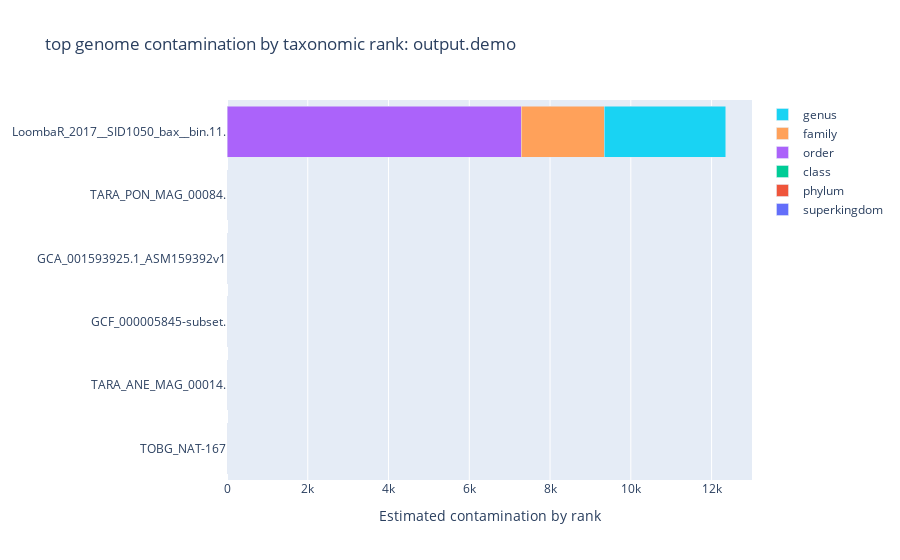

Here is the notebook cell this chart was saved with:
### Code cell
def make_hitlist_data(hit_list_filename, omit_genus=True, num=10):
    hits = utils.CSV_DictHelper(hit_list_filename, 'genome')
    
    endings = '.fna.gz', 'fa.gz', '.fa', '_genomic'
    
    # sort by sum of bad bp at specific rank
    if omit_genus:
        sort_by = 'family_bad_bp'
    else:
        sort_by = 'genus_bad_bp'
    
    # pick off the top num items, sorted by given sort_by
    items = list(hits.rows.items())
    items.sort(key=lambda item: -int(item[1][sort_by]))
    items = items[:num]
    items.reverse()
    
    hitlist_data = collections.defaultdict(list)
    names = hitlist_data['names']
    
    # for each item, retrieve all tax rank bp values
    for name, row in items:
        # clean up names:
        for end in endings:
            if name.endswith(end): name = name[:-len(end)]
        names.append(name)

        last_bp = 0
        for key in 'superkingdom', 'phylum', 'class', 'order', 'family', 'genus':
            bp = row[f'{key}_bad_bp']
            bp = int(bp)
            values = hitlist_data[key]
            values.append(bp - last_bp)
            last_bp = bp
            
    return hitlist_data

def plot_hitlist(hit_list_filename, omit_genus=True, num=10):
    hitlist_data = make_hitlist_data(hit_list_filename, omit_genus, num)
    
    names = hitlist_data['names']

    barchart_objs = []
    for key in 'superkingdom', 'phylum', 'class', 'order', 'family', 'genus':
        values = hitlist_data[key]
        if omit_genus and key == 'genus': break
            
        bc_obj = go.Bar(name=key, y=names, x=values, orientation='h')
        barchart_objs.append(bc_obj)
        
    fig = go.Figure(data=barchart_objs)
    title = f'top genome contamination by taxonomic rank: {os.path.dirname(hit_list_filename)[6:]}'
    fig.update_layout(barmode='stack', template='plotly',
                      xaxis_title='Estimated contamination by rank',
                      title=title)

    return fig

fig = plot_hitlist(f'{directory}/hit_list_for_filtering.csv', omit_genus=False)
fig.show()

### Figure 1 — Plotly figure (JSON) as saved in the notebook; plotly's stock layout.template omitted (floating-point values rounded to 4 significant figures)
{"data": [{"name": "superkingdom", "orientation": "h", "type": "bar", "x": [0, 0, 0, 0, 0, 0], "y": ["TOBG_NAT-167", "TARA_ANE_MAG_00014.", "GCF_000005845-subset.", "GCA_001593925.1_ASM159392v1", "TARA_PON_MAG_00084.", "LoombaR_2017__SID1050_bax__bin.11."]}, {"name": "phylum", "orientation": "h", "type": "bar", "x": [0, 0, 0, 0, 0, 0], "y": ["TOBG_NAT-167", "TARA_ANE_MAG_00014.", "GCF_000005845-subset.", "GCA_001593925.1_ASM159392v1", "TARA_PON_MAG_00084.", "LoombaR_2017__SID1050_bax__bin.11."]}, {"name": "class", "orientation": "h", "type": "bar", "x": [0, 0, 0, 0, 0, 0], "y": ["TOBG_NAT-167", "TARA_ANE_MAG_00014.", "GCF_000005845-subset.", "GCA_001593925.1_ASM159392v1", "TARA_PON_MAG_00084.", "LoombaR_2017__SID1050_bax__bin.11."]}, {"name": "order", "orientation": "h", "type": "bar", "x": [0, 0, 0, 0, 0, 7286], "y": ["TOBG_NAT-167", "TARA_ANE_MAG_00014.", "GCF_000005845-subset.", "GCA_001593925.1_ASM159392v1", "TARA_PON_MAG_00084.", "LoombaR_2017__SID1050_bax__bin.11."]}, {"name": "family", "orientation": "h", "type": "bar", "x": [0, 0, 0, 0, 0, 2061], "y": ["TOBG_NAT-167", "TARA_ANE_MAG_00014.", "GCF_000005845-subset.", "GCA_001593925.1_ASM159392v1", "TARA_PON_MAG_00084.", "LoombaR_2017__SID1050_bax__bin.11."]}, {"name": "genus", "orientation": "h", "type": "bar", "x": [0, 0, 0, 0, 0, 3004], "y": ["TOBG_NAT-167", "TARA_ANE_MAG_00014.", "GCF_000005845-subset.", "GCA_001593925.1_ASM159392v1", "TARA_PON_MAG_00084.", "LoombaR_2017__SID1050_bax__bin.11."]}], "layout": {"barmode": "stack", "title": {"text": "top genome contamination by taxonomic rank: output.demo"}, "xaxis": {"title": {"text": "Estimated contamination by rank"}}}}
